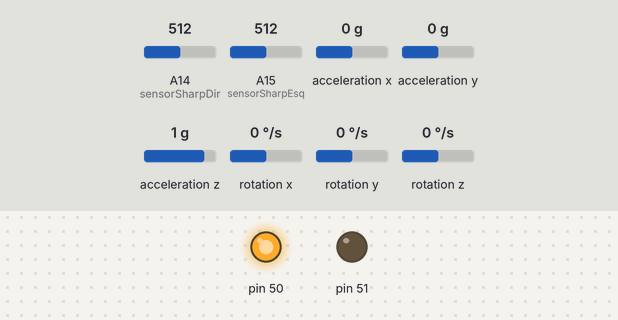
The sketch below on a simulated Arduino Mega 2560, built with avr-gcc and run on an emulated ATmega2560. Parts: output pins drawn as LEDs (lit = HIGH). Wiring (inferred from the names in the program): MPU-6050 motion sensor at I2C address 0x68. The inputs (shaded band) are chosen by the test bench; at power-on: rotation z 0 °/s, A14 (sensorSharpDir) = 512, A15 (sensorSharpEsq) = 512, acceleration x 0 g, acceleration y 0 g, acceleration z 1 g, rotation x 0 °/s, rotation y 0 °/s. What the sketch prints to the serial monitor is not drawn.

Above: at 1.2 s.
1.3 s: rotation z set to -20 °/s
4.3 s: rotation z set to -24 °/s
At 5.7 s:
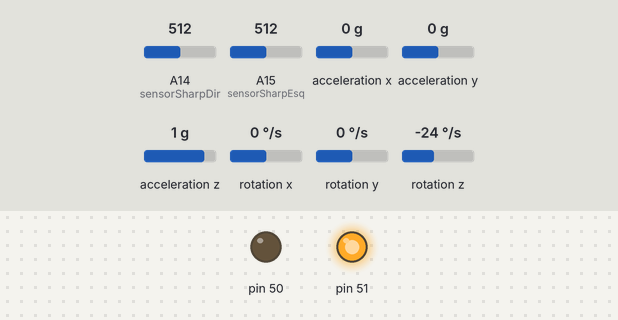
6.0 s: rotation z set to -21 °/s
9.0 s: rotation z set to -17 °/s
10.5 s: rotation z set to -13 °/s
Timing chart, 0 to 13.0 s (numbered marks = the images above; inputs shaded):
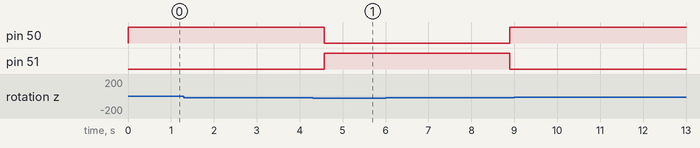

Measured:
- the behaviour switches between -22 and -23 °/s on rotation z (found by bisection; images 0 and 1)
- after the input at 1.3 s, every drawn part: stays the same
- after the input at 6.0 s, pin 50: LOW → HIGH after 2.9 s instead of 2.6 s; pin 51: HIGH → LOW after 2.9 s instead of 2.6 s
- after the input at 9.0 s, every drawn part: stays the same
- after the input at 10.5 s, every drawn part: stays the same

The sketch:

Teste_Sharp_LED.ino
```cpp
// Giroscópio & Acelerômetro
#include <Wire.h>
const int MPU_addr=0x68;  // I2C address of the MPU-6050
int16_t AcX,AcY,AcZ,Tmp,GyX,GyY,GyZ;
int GDegreesX, GDegreesY, GDegreesZ, DegreesY, ACDegreesX, ACDegreesY, ACDegreesZ;
const int minAC = -16800;
const int maxAC = 16800;
int TotalDegrees = 0;

#define sensorSharpDir A14
#define sensorSharpEsq A15
// Porta analógia do sensor


// QTRPololu
/*#include <QTRSensors.h>
#define numSensores 5
QTRSensorsAnalog QTRSensor ((unsigned char[]) {8, 9, 10, 11, 12}, numSensores, 4, QTR_NO_EMITTER_PIN);
unsigned int QTRValues[numSensores];


//Configurações Shield Motor
#include <AFMotor.h>
AF_DCMotor motorDir(1);
AF_DCMotor motorEsq(4);

// CONFIGURAÇÕES SHARPS
#include <SharpIR.h>
#define irD A14
#define irE A15
#define model 1080
SharpIR sharpDirSensor(irD, 25, 93, model);
SharpIR sharpEsqSensor(irE, 25, 93, model);
unsigned int sharpDirValue = 0;
unsigned int sharpEsqValue = 0;

// Ultrassônico
#include <Ultrasonic.h>
int trigger = 34;
int echo = 35;
Ultrasonic ultrasonicSensor(trigger, echo);
unsigned int ultrasonicValue = 51;

// Constantes do algotimo de controle (PID)
#define kP 1        // Controle progressivo
#define kD 0        // Controle Diferencial
#define kI 0        // Controle Integrativo

float PID[2];
int erro[2];        // PID - erro atual do robo
int U;              // Variavel de controle pro PID
*/
void setup() {
  Wire.begin();
  Wire.beginTransmission(MPU_addr);
  Wire.write(0x6B);  // PWR_MGMT_1 register
  Wire.write(0);     // set to zero (wakes up the MPU-6050)
  Wire.endTransmission(true);
  Serial.begin(9600);
  Serial.println("Ready");

 // motorDir.setSpeed(200);
 // motorEsq.setSpeed(220);


  pinMode(50, OUTPUT);
  pinMode(51, OUTPUT);
}
/*
void direita(int tempo = 0) {
  motorEsq.run(FORWARD);
  motorDir.run(BACKWARD);
  delay(tempo);
}

void esquerda(int tempo = 0) {
  motorEsq.run(BACKWARD);
  motorDir.run(FORWARD);
  delay(tempo);
}

void ahead(int tempo = 0) {
  motorEsq.run(FORWARD);
  motorDir.run(FORWARD);
  delay(tempo);
}

void back(int tempo = 0) {
  motorEsq.run(BACKWARD);
  motorDir.run(BACKWARD);
  delay(tempo);
}

void parar(int tempo = 0) {
  motorEsq.run(RELEASE);
  motorDir.run(RELEASE);
  delay(tempo);
}

void pid() {
  // Calculo da Proporcional
  for(int i = 0; i < 2; i++) {
    PID[i] = map(QTRValues[i+1]*kP, 40, 900, 210, 255);
  }
}
*/
void AGRead() {
  Wire.beginTransmission(MPU_addr);
  Wire.write(0x3B);  // starting with register 0x3B (ACCEL_XOUT_H)
  Wire.endTransmission(false);
  Wire.requestFrom(MPU_addr,14,true);  // request a total of 14 registers
  AcX=Wire.read()<<8 |Wire.read();  // 0x3B (ACCEL_XOUT_H) & 0x3C (ACCEL_XOUT_L)
  AcY=Wire.read()<<8|Wire.read();  // 0x3D (ACCEL_YOUT_H) & 0x3E (ACCEL_YOUT_L)
  AcZ=Wire.read()<<8|Wire.read();  // 0x3F (ACCEL_ZOUT_H) & 0x40 (ACCEL_ZOUT_L)
  Tmp=Wire.read()<<8|Wire.read();  // 0x41 (TEMP_OUT_H) & 0x42 (TEMP_OUT_L)
  GyX=Wire.read()<<8|Wire.read();  // 0x43 (GYRO_XOUT_H) & 0x44 (GYRO_XOUT_L)
  GyY=Wire.read()<<8|Wire.read();  // 0x45 (GYRO_YOUT_H) & 0x46 (GYRO_YOUT_L)
  GyZ=Wire.read()<<8|Wire.read();  // 0x47 (GYRO_ZOUT_H) & 0x48 (GYRO_ZOUT_L)

  Degrees();
}

void Degrees() {
  ACDegreesX = map(AcX, minAC, maxAC, -90, 90);
  ACDegreesY = map(AcY, minAC, maxAC, -90 , 90);
  ACDegreesZ = map(AcZ, minAC, maxAC, -90 , 90);
  GDegreesX = map(GyX, minAC, maxAC, -90, 90);
  GDegreesY = map(GyY, minAC, maxAC, -90, 90);
  GDegreesZ = map(GyZ, minAC, maxAC, -90, 90);
}
/*
void LeituraUltrasonic() {
  ultrasonicValue = ultrasonicSensor.Ranging(CM);
}

void LeituraSharps() {
  sharpEsqValue = sharpEsqSensor.distance();
  sharpDirValue = sharpDirSensor.distance();
}

*/

void loop() {
  //LeituraUltrasonic();
  //LeituraSharps();

    digitalWrite(50, LOW);
    digitalWrite(51, LOW);

   int valorSharpDir = analogRead(sensorSharpDir);
   int valorSharpEsq = analogRead(sensorSharpEsq);

  if(valorSharpDir > 500) {
    while(TotalDegrees > -12020*2) {  // -12020*2
      AGRead();
      TotalDegrees += GDegreesZ;
     // direita();

    digitalWrite(50, HIGH);
    digitalWrite(51, LOW);


    }


    TotalDegrees = 0;
  }

  if(valorSharpEsq > 500){
    while(TotalDegrees < 11920*2) {  //11920*2
      AGRead();
      TotalDegrees += GDegreesZ;    //
      //esquerda();

   digitalWrite(50, LOW);
    digitalWrite(51, HIGH);

    }

    TotalDegrees = 0;
  }


}
```
